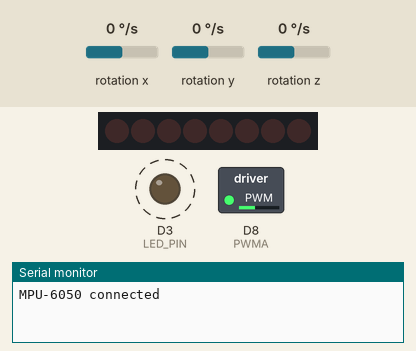
This sketch was run on a simulated ESP8266 (NodeMCU). On the bench: 8 shift-register outputs drawn as a row of LEDs (first output left, lit = HIGH), switched loads named in the sketch (green lamp = pin HIGH), output pins drawn as LEDs (lit = HIGH), the last lines printed to the serial monitor. Wiring (inferred from the names in the program): MPU-6050 motion sensor at I2C address 0x68; shift register (74HC595): data D5; shift clock D6; latch D7. Wiring (inferred from the signals the program sends): row of LEDs: on Q0, Q1, Q2, Q3, Q4, Q5, Q6, Q7. Dashed ring = blinking. The test bench sets the inputs (shaded band); at power-on: rotation x 0 °/s, rotation y 0 °/s, rotation z 0 °/s. Pins used as bus, display or sensor lines are not drawn.

Above: at 0.05 s.
At 1.35 s:
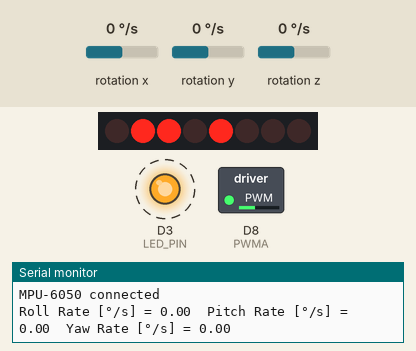
Timing chart, 0 to 5.5 s (numbered marks = the images above):
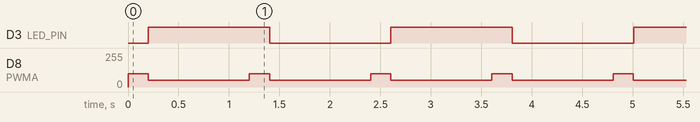

The sketch:

complete_code_v0.ino
```cpp
#include <Wire.h>

// Pin definitions
const int LED_PIN = D3;           // Single LED for indication
const int SER_PIN = D5;           // Serial data input (shift register)
const int SRCLK_PIN = D6;         // Shift register clock
const int RCLK_PIN = D7;          // Storage register clock
const int PWMA = D8;               //PWMA pin always to be on high

// MPU-6050 variables
float RateRoll, RatePitch, RateYaw;

// Shift register control for motors
byte motorControl = 0b00000000;  // Initialize all motors to be off

void setup() {
    Serial.begin(115200);

    // Initialize LED
    pinMode(LED_PIN, OUTPUT);
    digitalWrite(LED_PIN, LOW); // Ensure LED is off at startup
    pinMode(PWMA, OUTPUT);
    // Initialize shift register pins
    pinMode(SER_PIN, OUTPUT);
    pinMode(SRCLK_PIN, OUTPUT);
    pinMode(RCLK_PIN, OUTPUT);

    // Initialize I2C communication for the MPU-6050
    Wire.begin();
    Wire.setClock(400000); // I2C clock speed

    // Wake up the MPU-6050
    Wire.beginTransmission(0x68);
    Wire.write(0x6B);
    Wire.write(0x00);
    if (Wire.endTransmission() == 0) {
        Serial.println("MPU-6050 connected");
    } else {
        Serial.println("Error connecting to MPU-6050");
    }
}

void loop() {
    // Read and process gyroscope data
    startMotorWithBoost();
    gyro_signals();
    // Print MPU-6050 data to serial monitor
    Serial.print("Roll Rate [°/s] = ");
    Serial.print(RateRoll);
    Serial.print("\tPitch Rate [°/s] = ");
    Serial.print(RatePitch);
    Serial.print("\tYaw Rate [°/s] = ");
    Serial.println(RateYaw);

    // Toggle LED to indicate the loop is running
    digitalWrite(LED_PIN, !digitalRead(LED_PIN));

    // Test motor control: Motor A forward, Motor B backward
    motorControl = 0b00010110;  // Example: Motor A forward, Motor B backward
    updateShiftRegister();

    delay(1000);  // Delay for 1 second
}

void startMotorWithBoost() {
    analogWrite(PWMA, 100);  // Provide an initial boost
    delay(200);              // Wait for 200ms to start the motor
    analogWrite(PWMA, 50);  // Reduce to a safe running level
}

// Function to read and process gyroscope data
void gyro_signals() {
    Wire.beginTransmission(0x68); // Starting I2C communication with gyro
    Wire.write(0x43);  // Accessing registers storing gyro measurements
    Wire.endTransmission();

    Wire.requestFrom(0x68, 6);

    int16_t GyroX = Wire.read() << 8 | Wire.read(); // Reads the gyro measurement around the X-axis
    int16_t GyroY = Wire.read() << 8 | Wire.read(); // Reads the gyro measurement around the Y-axis
    int16_t GyroZ = Wire.read() << 8 | Wire.read(); // Reads the gyro measurement around the Z-axis

    RateRoll = (float)GyroX / 65.5;
    RatePitch = (float)GyroY / 65.5;
    RateYaw = (float)GyroZ / 65.5;
}

// Function to update the shift register with motor control data
void updateShiftRegister() {
  digitalWrite(RCLK_PIN, LOW); // Prepare for data shifting
  shiftOut(SER_PIN, SRCLK_PIN, MSBFIRST, motorControl); // Send data to the shift register
  digitalWrite(RCLK_PIN, HIGH); // Latch the data to outputs
}
```

Measured:
- by itself, D3 (LED_PIN): alternates HIGH for 1.2 s and LOW for 1.2 s
- by itself, D8 (PWMA): alternates 100/255 for 0.20 s and 50/255 for 1.0 s
